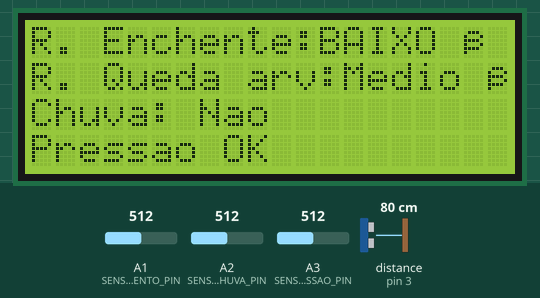
The sketch below on a simulated Arduino Uno, built with avr-gcc and run on an emulated ATmega328P. Parts: 20×4 character LCD. Wiring (inferred from the names in the program): ultrasonic range finder: trigger pin 2; echo pin 3. Inputs (shaded band) come from the test bench; at power-on: distance to the obstacle (sensor on pin 3) 80 cm, A2 (SENSOR_CHUVA_PIN) = 512, A1 (SENSOR_VENTO_PIN) = 512, A3 (SENSOR_PRESSAO_PIN) = 512. The echo pulse lasts 58.3 µs per cm; what the sketch prints to the serial monitor is not drawn.

Above: at 2.7 s.
2.8 s: distance to the obstacle (sensor on pin 3) set to 2 cm
At 4.5 s:
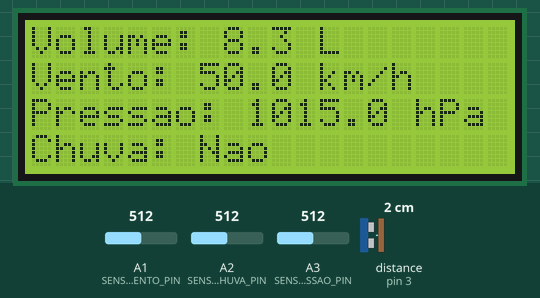
7.6 s: A2 (SENSOR_CHUVA_PIN) set to 490
At 10.5 s:
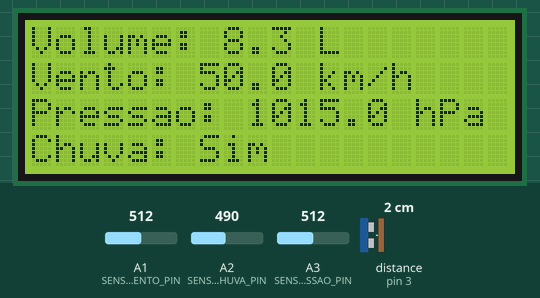
13.6 s: A1 (SENSOR_VENTO_PIN) set to 322
At 17.5 s:
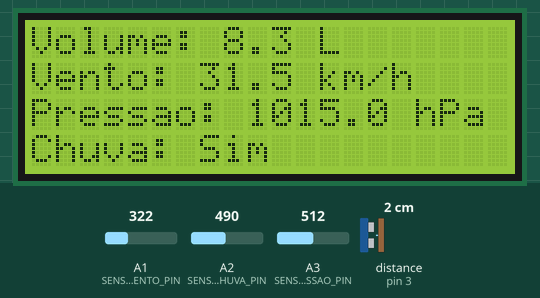
19.5 s: A1 (SENSOR_VENTO_PIN) set to 296
At 25.0 s:
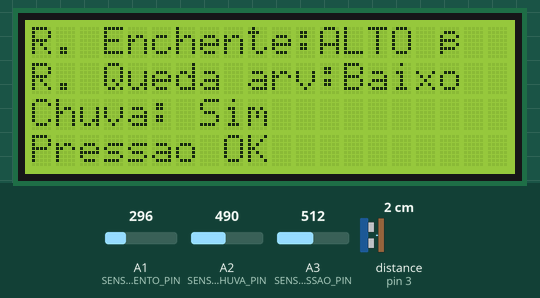
25.5 s: A3 (SENSOR_PRESSAO_PIN) set to 306
At 26.6 s:
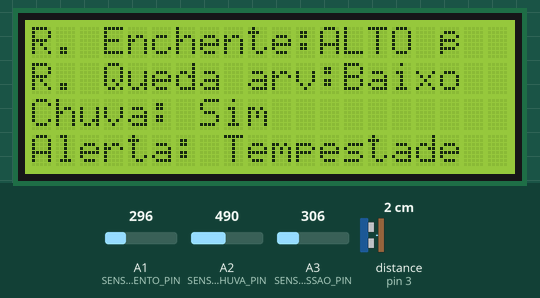
28.5 s: distance to the obstacle (sensor on pin 3) set to 18 cm
At 31.4 s:
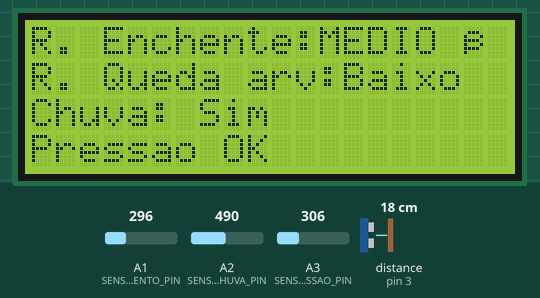
Timing chart, 0 to 32.9 s (numbered marks = the images above; inputs shaded):
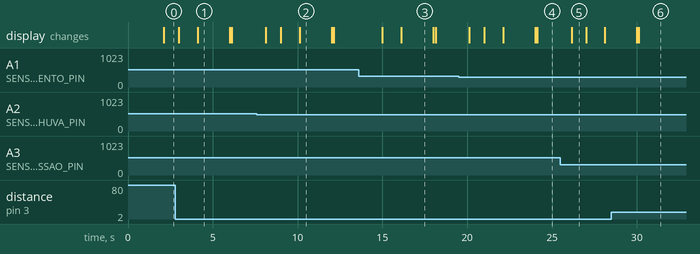

Measured:
- the behaviour switches between 500 and 499 on A2 (SENSOR_CHUVA_PIN) (found by bisection; images 1 and 2)
- the behaviour switches between 307 and 306 on A1 (SENSOR_VENTO_PIN) (found by bisection; images 3 and 4)
- after the input at 7.6 s, the display: first changes after 0.53 s (image 2 shows a later state)
- after the input at 19.5 s, the display: first changes after 0.62 s (image 4 shows a later state)
- after the input at 25.5 s, the display: changes after 0.66 s (image 5)
- after the input at 28.5 s, the display: first differs from a run without the input after 1.6 s (image 6)
- what the display in image 1 shows lasts 1.9 s, from 4.1 s to 6.0 s

The sketch:

monitoramento_de_enchentes_e_queda_de_arvores.ino
```cpp
#include <Wire.h>
#include <LiquidCrystal_I2C.h>

// Inicializa o LCD no endereço I2C 0x27 com 20 colunas e 4 linhas
LiquidCrystal_I2C lcd(0x27, 20, 4);

// Pinos do sensor ultrassônico
const int TRIG_PIN = 2;
const int ECHO_PIN = 3;
const int MAX_DISTANCE_CM = 50; // Limite máximo de leitura do sensor

// Pinos dos sensores analógicos
const int SENSOR_CHUVA_PIN = A2;
const int SENSOR_VENTO_PIN = A1;  // Anemômetro (sensor de vento)
const int SENSOR_PRESSAO_PIN = A3; // Simulando pressão com potenciômetro

// Intervalos de tempo para leituras e troca de tela
const unsigned long INTERVALO_LEITURA = 2000; // Leitura a cada 2s
const unsigned long TEMPO_TELA = 3000;        // Troca de tela a cada 3s

// Variáveis para controlar tempo e alternar entre telas
unsigned long tempoUltimaLeitura = 0;
unsigned long tempoUltimaTrocaTela = 0;
bool mostrarAlertas = true;

float pressaoAnterior = 0.0;

void setup() {
  Serial.begin(9600);

  // Define os modos dos pinos
  pinMode(TRIG_PIN, OUTPUT);
  pinMode(ECHO_PIN, INPUT);
  pinMode(SENSOR_CHUVA_PIN, INPUT);
  pinMode(SENSOR_VENTO_PIN, INPUT);
  pinMode(SENSOR_PRESSAO_PIN, INPUT);

  // Inicia o LCD com mensagem de inicialização
  lcd.init();
  lcd.backlight();
  lcd.clear();
  lcd.setCursor(0, 0);
  lcd.print("Inicializando...");
  delay(1500);
}

// Função para medir a distância usando o sensor ultrassônico
long medirDistancia() {
  digitalWrite(TRIG_PIN, LOW);
  delayMicroseconds(2);
  digitalWrite(TRIG_PIN, HIGH);
  delayMicroseconds(10);
  digitalWrite(TRIG_PIN, LOW);

  long duracao = pulseIn(ECHO_PIN, HIGH, 30000);
  if (duracao == 0) return MAX_DISTANCE_CM + 1;
  return duracao / 58; // Converte microsegundos para centímetros
}

void loop() {
  unsigned long tempoAtual = millis();

  // Alterna entre mostrar alertas e mostrar dados a cada 3 segundos
  if (tempoAtual - tempoUltimaTrocaTela >= TEMPO_TELA) {
    mostrarAlertas = !mostrarAlertas;
    tempoUltimaTrocaTela = tempoAtual;
    lcd.clear();
  }

  // Realiza leituras a cada 2 segundos
  if (tempoAtual - tempoUltimaLeitura >= INTERVALO_LEITURA) {
    tempoUltimaLeitura = tempoAtual;

    // Mede altura da água e calcula volume proporcional (baseado no máximo de 8.48L)
    long distancia = medirDistancia();
    float volume_litros = 8.48 * (MAX_DISTANCE_CM - distancia) / MAX_DISTANCE_CM;
    if (distancia > MAX_DISTANCE_CM) volume_litros = 0;

    // Lê sensor de chuva (quanto mais molhado, mais baixo o valor analógico)
    int chuvaValor = analogRead(SENSOR_CHUVA_PIN);
    bool estaChovendo = (chuvaValor < 500); // Considera chuva se < 500

    // Lê o valor do sensor de vento (simulado com potenciômetro)
    int ventoValor = analogRead(SENSOR_VENTO_PIN);
    float velocidadeVento = ventoValor * 100.0 / 1023.0;

    // Lê o valor da pressão (simulado com potenciômetro e convertido)
    int potValor = analogRead(SENSOR_PRESSAO_PIN);
    float pressao = map(potValor, 0, 1023, 980, 1050);

    // Detecta queda de pressão para possível tempestade
    String riscoPressao = "Normal";
    String alertaTempestade = "";
    if (pressaoAnterior > 0 && (pressaoAnterior - pressao) > 5.0) {
      riscoPressao = "Alerta";
      alertaTempestade = "Tempestade";
    }
    pressaoAnterior = pressao;

    // Define risco de enchente com base no volume e na chuva/pressão
    String riscoEnchente = "BAIXO ✅";
    if (volume_litros >= 6.2 || riscoPressao == "Alerta") {
      riscoEnchente = estaChovendo ? "ALTO ⚠️⚠️" : "ALTO ⚠️";
    } else if (volume_litros >= 2.65) {
      riscoEnchente = "MEDIO ⚠";
    }

    // Classificação do risco de vento
    String riscoVento = "Baixo";
    if (velocidadeVento >= 60) {
      riscoVento = "Alto ⚠️⚠️";
    } else if (velocidadeVento >= 30) {
      riscoVento = "Medio ⚠";
    }

    // --- Serial Debug para visualizar no monitor ---
    Serial.println("-----");
    Serial.print("Volume: "); Serial.println(volume_litros, 2);
    Serial.print("Vento: "); Serial.println(velocidadeVento);
    Serial.print("Pressao: "); Serial.println(pressao);
    Serial.print("Risco enchente: "); Serial.println(riscoEnchente);
    Serial.print("Risco Queda de Árvore: "); Serial.println(riscoVento);
    if (alertaTempestade != "") Serial.println("⚠️ Alerta de tempestade");

    // --- Mostra as informações no LCD ---
    if (mostrarAlertas) {
      lcd.setCursor(0, 0);
      lcd.print("R. Enchente:");
      lcd.print(riscoEnchente);

      lcd.setCursor(0, 1);
      lcd.print("R. Queda arv:");
      lcd.print(riscoVento);

      lcd.setCursor(0, 2);
      lcd.print("Chuva: ");
      lcd.print(estaChovendo ? "Sim" : "Nao");

      lcd.setCursor(0, 3);
      lcd.print(alertaTempestade != "" ? "Alerta: Tempestade" : "Pressao OK");
    } else {
      lcd.setCursor(0, 0);
      lcd.print("Volume: ");
      lcd.print(volume_litros, 1);
      lcd.print(" L");

      lcd.setCursor(0, 1);
      lcd.print("Vento: ");
      lcd.print(velocidadeVento, 1);
      lcd.print(" km/h");

      lcd.setCursor(0, 2);
      lcd.print("Pressao: ");
      lcd.print(pressao, 1);
      lcd.print(" hPa");

      lcd.setCursor(0, 3);
      lcd.print("Chuva: ");
      lcd.print(estaChovendo ? "Sim" : "Nao");
    }
  }
}
```
